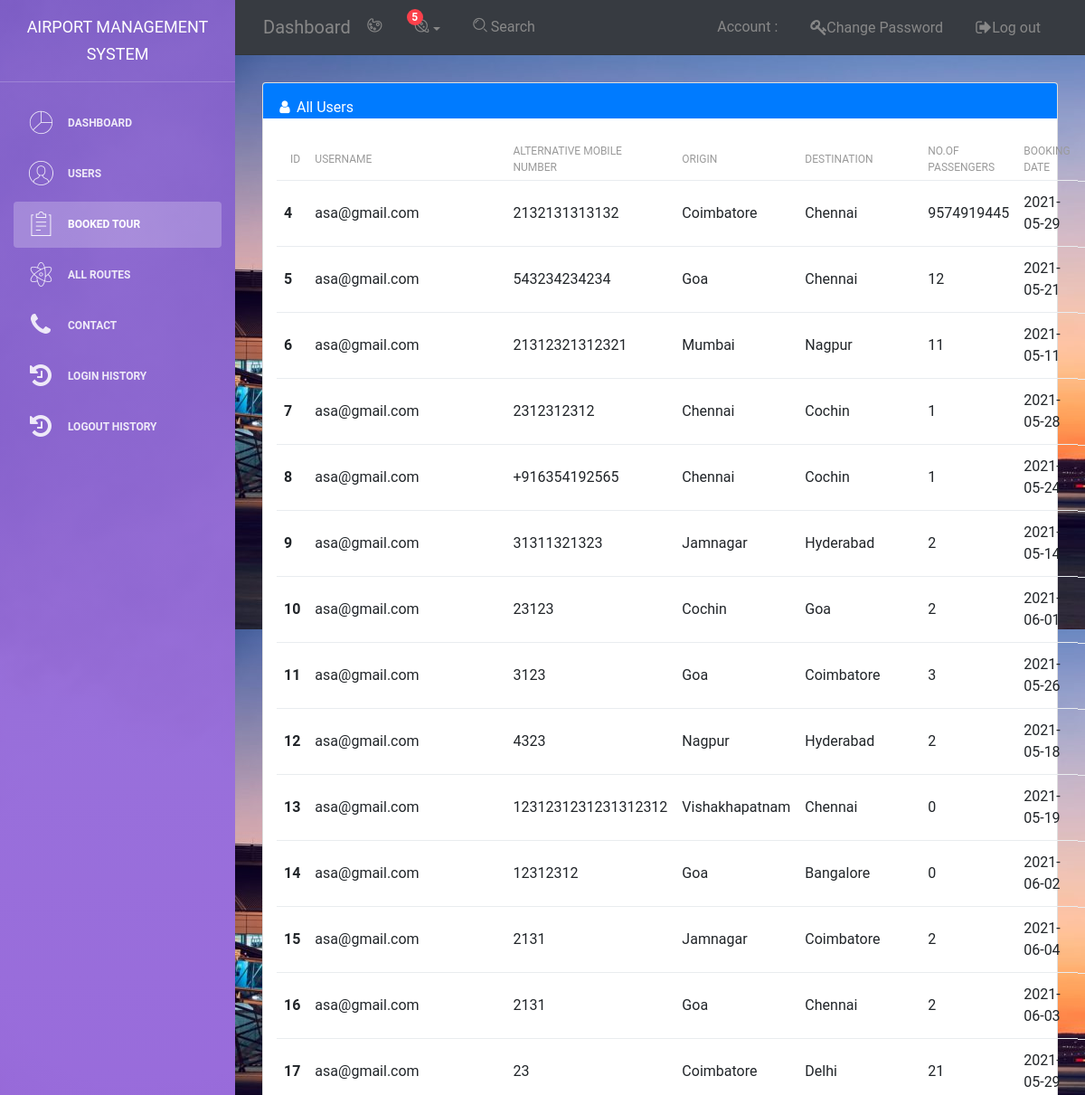
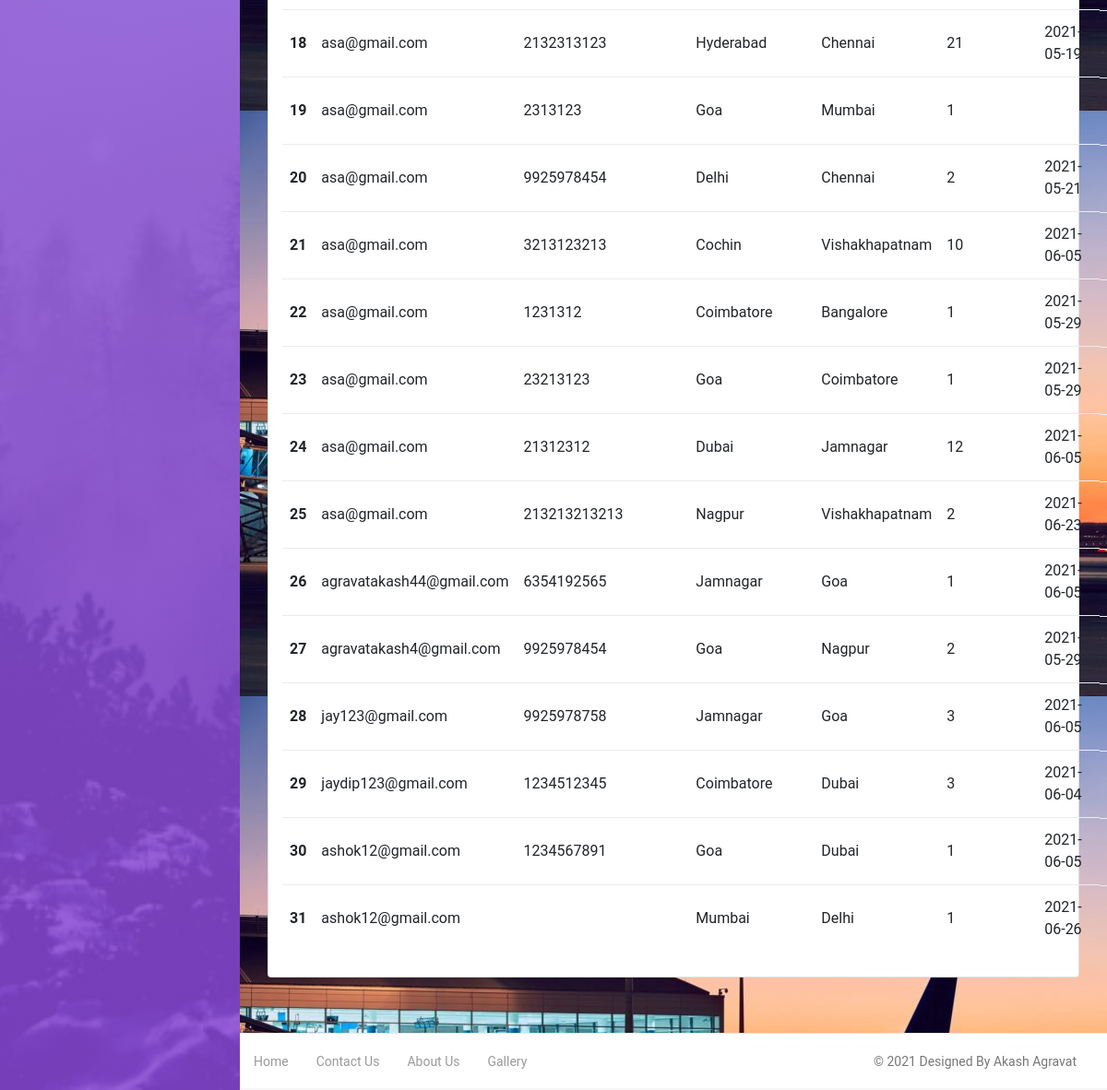
The app's page /Admin/BookeTicket.php with its own data (2 pictures, top to bottom).
### tables this page shows
CREATE TABLE `ticket_book` (
  `Id` int(11) NOT NULL,
  `UserName` varchar(200) NOT NULL,
  `AltMobileNo` varchar(200) NOT NULL,
  `Origin` varchar(200) NOT NULL,
  `Destination` varchar(200) NOT NULL,
  `Passengers` varchar(200) NOT NULL,
  `Date` varchar(200) NOT NULL,
  `RegDate` varchar(110) NOT NULL
);

### Admin/BookeTicket.php (the view, shortened to what this page needs)
<?php
$servername = "localhost";
$username = "root";
$password = "";
$dbname = "ams";
$conn = mysqli_connect($servername, $username, $password, $dbname);
$data1 = "SELECT * FROM ticket_book";
$result1 = mysqli_query($conn, $data1);
?>
<!DOCTYPE html>
<html lang="en">
<head>
    <link rel="stylesheet" href="https://stackpath.bootstrapcdn.com/bootstrap/4.3.1/css/bootstrap.min.css">
    <link rel="stylesheet" href="https://maxcdn.bootstrapcdn.com/font-awesome/latest/css/font-awesome.min.css" />
    <link href="../assets/css/bootstrap.min.css" rel="stylesheet" />
    <link href="../assets/css/light-bootstrap-dashboard.css?v=2.0.0 " rel="stylesheet" />
    <link href="../assets/css/demo.css" rel="stylesheet" />
</head>
<body>
    <div class="wrapper">
    <div class="sidebar" data-image="../assets/img/sidebar-5.jpg">
<div class="sidebar-wrapper">
        <div class="logo">
            <a href="#" class="simple-text">
                Airport Management System
            </a>
        </div>
        <ul class="nav">
            <li class="nav-item ">
                <a class="nav-link " href="dashboard.php">
                    <i class="nc-icon nc-chart-pie-35"></i>
                    <p>Dashboard</p>
                </a>
            </li>
            <li>
                <a class="nav-link" href="Users.php">
                    <i class="nc-icon nc-circle-09"></i>
                    <p>Users</p>
                </a>
            </li>
            <li class="nav-item active">
                <a class="nav-link" href="BookeTicket.php">
                    <i class="nc-icon nc-notes"></i>
                    <p>Booked Tour</p>
                </a>
            </li>
            <li>
                <a class="nav-link" href="route.php">
                    <i class="nc-icon nc-atom"></i>
                    <p>All Routes</p>
                </a>
            </li>
            <li>
                <a class="nav-link" href="contact.php">
                    <i class="fa fa-phone"></i>
                    <p>Contact</p>
                </a>
            </li>
            <li>
                <a class="nav-link" href="history.php">
                    <i class="fa fa-history"></i>
                    <p>Login History</p>
                </a>
            </li>
            <li>
                        <a class="nav-link" href="notification.php">
                            <i class="fa fa-history"></i>
                            <p>Logout History</p>
                        </a>
                    </li>
        </ul>
</div>
</div>
        <div class="main-panel">
            <nav class="navbar navbar-expand-lg " color-on-scroll="500" style="background-color: rgb(55, 59, 65); ">
                <div class="container-fluid">
                    <a class="navbar-brand" href="#"> Dashboard </a>
                    <div class="collapse navbar-collapse justify-content-end" id="navigation">
                        <ul class="nav navbar-nav mr-auto">
                            <li class="nav-item">
                                <a href="#" class="nav-link" data-toggle="dropdown">
                                    <i class="nc-icon nc-palette"></i>
                                </a>
                            </li>
                            <li class="dropdown nav-item">
                                <a href="notification.php" class="dropdown-toggle nav-link" data-toggle="dropdown">
                                    <i class="nc-icon nc-planet"></i>
                                    <span class="notification">5</span>
                                </a>
                            </li>
                            <li class="nav-item">
                                <a href="https://www.google.com/search?q=" class="nav-link">
                                    <i class="nc-icon nc-zoom-split"></i>
                                    <span class="d-lg-block">&nbsp;Search</span>
                                </a>
                            </li>
                        </ul>
                        <ul class="navbar-nav ml-auto">
                            <li class="nav-item">
                                <a class="nav-link" href="account.php">
                                    <span class="no-icon">Account :  <?php echo $_SESSION['uname']?></span>
                                </a>
                            </li>
                            <li class="nav-item ">
                                <a class="nav-link" href="changeps.php">
                                    <span class="no-icon"><i class="fa fa-key"></i>Change Password</span>
                                </a>
                            </li>
                            <li class="nav-item">
                                <a class="nav-link" href="include/logout.php">
                                    <span class="no-icon"><i class="fa fa-sign-out"></i>Log out</span>
                                </a>
                            </li>
                        </ul>
                    </div>
                </div>
            </nav>
            <div class="content" style="background-image: url(../img/slider\ 1.jpg);">
                <div class="container-fluid">
                    <div class="row ">
                        <div class="col">
                        <div class="card  ">
                                <div class="card-header bg-primary text-white"><i class="fa fa-user"></i> All Users
                                </div>
                                <div class="card-body">
                            <table class="table table-hover">
                                <thead>
                                    <tr>
                                        <th scope="col">ID</th>
                                        <th scope="col">UserName</th>
                                        <th scope="col">Alternative Mobile Number</th>
                                        <th scope="col">origin</th>
                                        <th scope="col">Destination</th>
                                        <th scope="col">No.Of Passengers</th>
                                        <th scope="col">Booking Date</th>
                                        <th scope="col">Registartion Date</th>
                                    </tr>
                                </thead>
                                <tbody>
                                <?php
                          If (mysqli_num_rows($result1) > 0) {
while ($row1= mysqli_fetch_row($result1))
{
    ?>
                                    <tr>
                                        <th scope="row"><?php echo $row1['0']; ?></th>
                                        <td><?php echo $row1['1']; ?></td>
                                        <td><?php echo $row1['2']; ?></td>
                                        <td><?php echo $row1['3']; ?></td>
                                        <td><?php echo $row1['4']; ?></td>
                                        <td><?php echo $row1['5']; ?></td>
                                        <td><?php echo $row1['6']; ?></td>
                                        <td><?php echo $row1['7']; ?></td>
                                    </tr>
<?php }} ?>
                                </tbody>
                            </table>
                        </div>
                    </div>
                </div>
                    </div>
                </div>
            </div>
            <footer class="footer">
                <div class="container-fluid">
                    <nav>
                        <ul class="footer-menu">
                            <li>
                                <a href="../index.html">
                            Home
                        </a>
                            </li>
                            <li>
                                <a href="../Contact.php">
                            Contact Us
                        </a>
                            </li>
                            <li>
                                <a href="../aboutus.html">
                            About Us
                        </a>
                            </li>
                            <li>
                                <a href="../gallery.html">
                            Gallery
                        </a>
                            </li>
                        </ul>
                        <p class="copyright text-center">
                            ©
                            Designed By Akash Agravat
                        </p>
                    </nav>
                </div>
            </footer>
        </div>
</body>
</html>

### records on screen
ticket_book: Id "4", UserName "asa@gmail.com", AltMobileNo "2132131313132", Origin "Coimbatore", Destination "Chennai", Passengers "9574919445", Date "2021-05-29"
ticket_book: Id "5", UserName "asa@gmail.com", AltMobileNo "543234234234", Origin "Goa", Destination "Chennai", Passengers "12", Date "2021-05-21"
ticket_book: Id "6", UserName "asa@gmail.com", AltMobileNo "21312321312321", Origin "Mumbai", Destination "Nagpur", Passengers "11", Date "2021-05-11"
ticket_book: Id "7", UserName "asa@gmail.com", AltMobileNo "2312312312", Origin "Chennai", Destination "Cochin", Passengers "1", Date "2021-05-28"
ticket_book: Id "8", UserName "asa@gmail.com", AltMobileNo "+916354192565", Origin "Chennai", Destination "Cochin", Passengers "1", Date "2021-05-24"
ticket_book: Id "9", UserName "asa@gmail.com", AltMobileNo "31311321323", Origin "Jamnagar", Destination "Hyderabad", Passengers "2", Date "2021-05-14"
ticket_book: Id "10", UserName "asa@gmail.com", AltMobileNo "23123", Origin "Cochin", Destination "Goa", Passengers "2", Date "2021-06-01"
ticket_book: Id "11", UserName "asa@gmail.com", AltMobileNo "3123", Origin "Goa", Destination "Coimbatore", Passengers "3", Date "2021-05-26"
ticket_book: Id "12", UserName "asa@gmail.com", AltMobileNo "4323", Origin "Nagpur", Destination "Hyderabad", Passengers "2", Date "2021-05-18"
ticket_book: Id "13", UserName "asa@gmail.com", AltMobileNo "1231231231231312312", Origin "Vishakhapatnam", Destination "Chennai", Passengers "0", Date "2021-05-19"
ticket_book: Id "14", UserName "asa@gmail.com", AltMobileNo "12312312", Origin "Goa", Destination "Bangalore", Passengers "0", Date "2021-06-02"
ticket_book: Id "15", UserName "asa@gmail.com", AltMobileNo "2131", Origin "Jamnagar", Destination "Coimbatore", Passengers "2", Date "2021-06-04"
ticket_book: Id "16", UserName "asa@gmail.com", AltMobileNo "2131", Origin "Goa", Destination "Chennai", Passengers "2", Date "2021-06-03"
ticket_book: Id "17", UserName "asa@gmail.com", AltMobileNo "23", Origin "Coimbatore", Destination "Delhi", Passengers "21", Date "2021-05-29"
ticket_book: Id "18", UserName "asa@gmail.com", AltMobileNo "2132313123", Origin "Hyderabad", Destination "Chennai", Passengers "21", Date "2021-05-19"
ticket_book: Id "19", UserName "asa@gmail.com", AltMobileNo "2313123", Origin "Goa", Destination "Mumbai", Passengers "1"
ticket_book: Id "20", UserName "asa@gmail.com", AltMobileNo "9925978454", Origin "Delhi", Destination "Chennai", Passengers "2", Date "2021-05-21"
ticket_book: Id "21", UserName "asa@gmail.com", AltMobileNo "3213123213", Origin "Cochin", Destination "Vishakhapatnam", Passengers "10", Date "2021-06-05"
ticket_book: Id "22", UserName "asa@gmail.com", AltMobileNo "1231312", Origin "Coimbatore", Destination "Bangalore", Passengers "1", Date "2021-05-29"
ticket_book: Id "23", UserName "asa@gmail.com", AltMobileNo "23213123", Origin "Goa", Destination "Coimbatore", Passengers "1", Date "2021-05-29"
ticket_book: Id "24", UserName "asa@gmail.com", AltMobileNo "21312312", Origin "Dubai", Destination "Jamnagar", Passengers "12", Date "2021-06-05"
ticket_book: Id "25", UserName "asa@gmail.com", AltMobileNo "213213213213", Origin "Nagpur", Destination "Vishakhapatnam", Passengers "2", Date "2021-06-23"
ticket_book: Id "26", UserName "agravatakash44@gmail.com", AltMobileNo "6354192565", Origin "Jamnagar", Destination "Goa", Passengers "1", Date "2021-06-05"
ticket_book: Id "27", UserName "agravatakash4@gmail.com", AltMobileNo "9925978454", Origin "Goa", Destination "Nagpur", Passengers "2", Date "2021-05-29"
ticket_book: Id "28", UserName "jay123@gmail.com", AltMobileNo "9925978758", Origin "Jamnagar", Destination "Goa", Passengers "3", Date "2021-06-05"
ticket_book: Id "29", UserName "jaydip123@gmail.com", AltMobileNo "1234512345", Origin "Coimbatore", Destination "Dubai", Passengers "3", Date "2021-06-04"
ticket_book: Id "30", UserName "ashok12@gmail.com", AltMobileNo "1234567891", Origin "Goa", Destination "Dubai", Passengers "1", Date "2021-06-05"
ticket_book: Id "31", UserName "ashok12@gmail.com", Origin "Mumbai", Destination "Delhi", Passengers "1", Date "2021-06-26"
